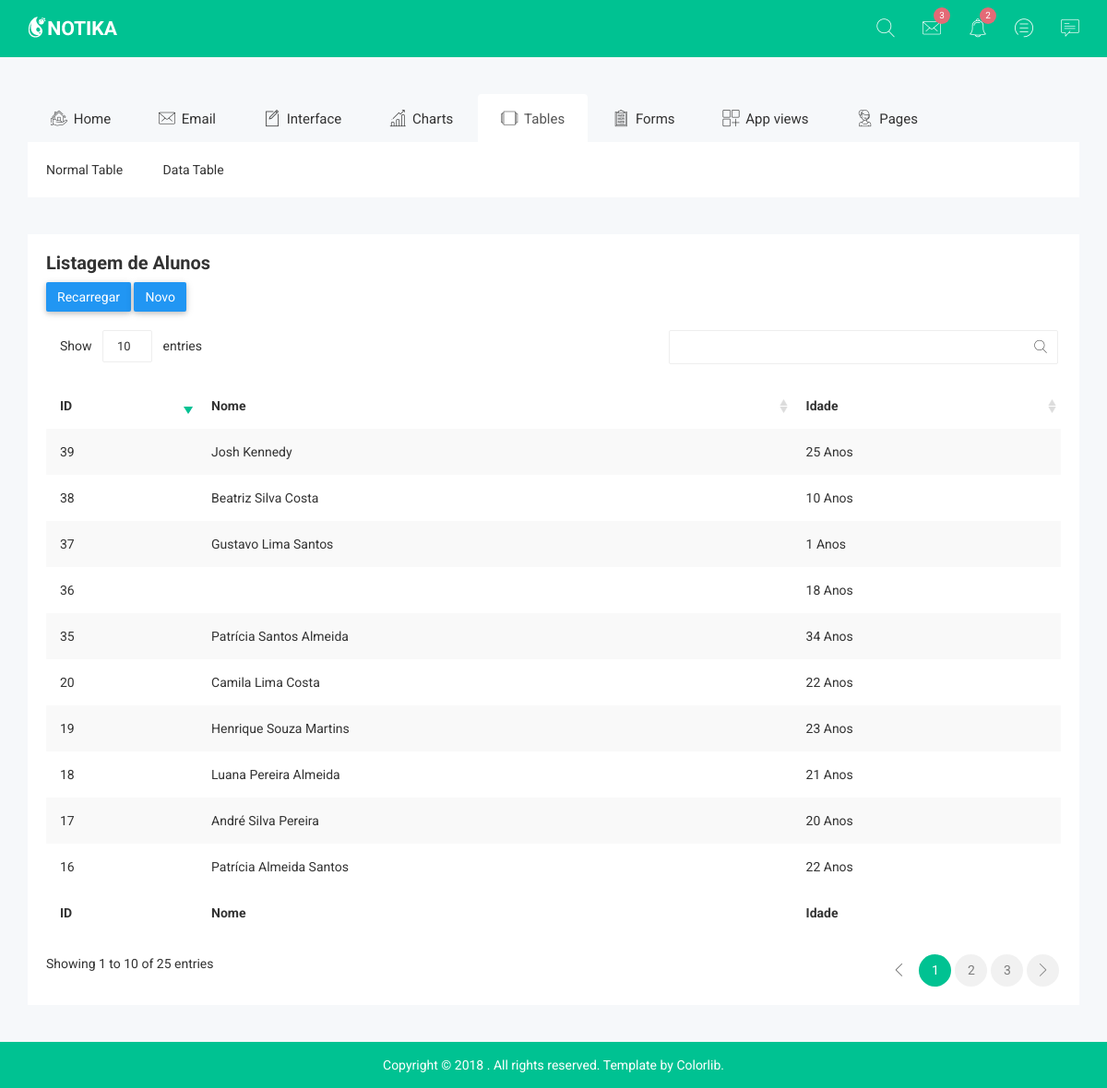
Page /Aula06_2/controller/alunoController.php?acao=listar on the committed database.
### tables this page shows
CREATE TABLE "Aluno" (
	"id"	INTEGER,
	"nome"	TEXT,
	"idade"	INTEGER,
	PRIMARY KEY("id" AUTOINCREMENT)
);

### Aula06_2/controller/alunoController.php (called while the page is built, shortened)
<?php
include '../model/Aluno.php';
include '../bo/AlunoBO.php';
include 'defaultController.php';
function listar() {
    $alunos = AlunoBO::listar();
    include '../view/aluno/listar.php';
}
?>

### Aula06_2/model/AlunoDAO.php (called while the page is built, shortened)
<?php
require 'conexao_bd.php';
class AlunoDAO {
	public static function listar() {
		global $db;
		$alunos = [ ];
		$consultaSQL = "SELECT * FROM Aluno order by id desc";
		$resultado = $db->query($consultaSQL);
		if ($resultado) {
			while ($registro = $resultado->fetchArray(SQLITE3_ASSOC)) {
			   $aluno = new Aluno($registro['id'], $registro['nome'], $registro['idade']);
				$alunos[] = $aluno;
			}
		} else {
			echo "Erro ao executar a consulta: " . $db->lastErrorMsg();
		}
		return $alunos;
	}
}
?>

### Aula06_2/bo/AlunoBO.php (called while the page is built, shortened)
<?php
include '../model/AlunoDAO.php';
	class AlunoBO {
		public static function listar() {
			$alunos = AlunoDAO::listar();
			return $alunos;
		}
	}
?>

### Aula06_2/model/Aluno.php (called while the page is built, shortened)
<?php
class Aluno {
    public function __construct($id = null, $nome = null, $idade = null) {
        if ($id != null) {
            $this->id = $id;
        }
        if ($nome != null) {
            $this->nome = $nome;
        }
        if ($idade != null) {
            $this->idade = $idade;
        }
    }
}
?>

### Aula06_2/view/aluno/listar.php (the view, shortened to what this page needs)
<?php include("../view/template/cabecalho.php"); ?>
    <div class="data-table-area">
        <div class="container">
            <div class="row">
                <div class="col-lg-12 col-md-12 col-sm-12 col-xs-12">
                    <div class="data-table-list">
                        <div class="basic-tb-hd">
                            <h2>Listagem de Alunos</h2>
                           <button onclick="location='../controller/alunoController.php?acao=listar'" class="btn btn-primary notika-btn-primary waves-effect">Recarregar</button>
						   <button onclick="location='../controller/alunoController.php?acao=formulario'" class="btn btn-primary notika-btn-primary waves-effect">Novo</button>
                        </div>
                        <div class="table-responsive">
                            <table id="data-table-basic" data-order-by="2" class="table table-striped">
                                <thead>
									  <tr>
									   <th>ID</th>
									   <th>Nome</th>
									   <th>Idade</th>
									  </tr>
                                </thead>
                                <tbody>
								<?php foreach ($alunos as $item): ?>
									<tr>
									   <td><?=$item->id ?></td>
									   <td><?=$item->nome ?></td>
									   <td><?=$item->idade?> Anos</td>
								   </tr>
								<?php endforeach; ?>
                                </tbody>
                                <tfoot>
									  <tr>
									   <th>ID</th>
									   <th>Nome</th>
									   <th>Idade</th>
									  </tr>
                                </tfoot>
                            </table>
                        </div>
                    </div>
                </div>
            </div>
        </div>
    </div>
<?php include("../view/template/rodape.php"); ?>

### Aula06_2/view/template/css/wave/button.css (style rules this page uses)
.btn-default.notika-btn-default, .btn-info.notika-btn-info, .btn-primary.notika-btn-primary, .btn-success.notika-btn-success, .btn-warning.notika-btn-warning, .btn-danger.notika-btn-danger { box-shadow: 0 2px 5px rgba(0,0,0,.16), 0 2px 10px rgba(0,0,0,.12); border:none; outline:none !important; border-radius:2px; font-size:14px; }
.btn-primary.notika-btn-primary, .btn-primary.notika-gp-primary, .btn-primary.primary-icon-notika { background-color: #2196F3; }

### Aula06_2/view/template/css/main.css (style rules this page uses)
html { color: #222; font-size: 1em; line-height: 1.4; }

### rows in the picture
aluno: id "39", nome "Josh Kennedy", idade "25"
aluno: id "38", nome "Beatriz Silva Costa", idade "10"
aluno: id "37", nome "Gustavo Lima Santos", idade "1"
aluno: id "36", idade "18"
aluno: id "35", nome "Patrícia Santos Almeida", idade "34"
aluno: id "20", nome "Camila Lima Costa", idade "22"
aluno: id "19", nome "Henrique Souza Martins", idade "23"
aluno: id "18", nome "Luana Pereira Almeida", idade "21"
aluno: id "17", nome "André Silva Pereira", idade "20"
aluno: id "16", nome "Patrícia Almeida Santos", idade "22"
